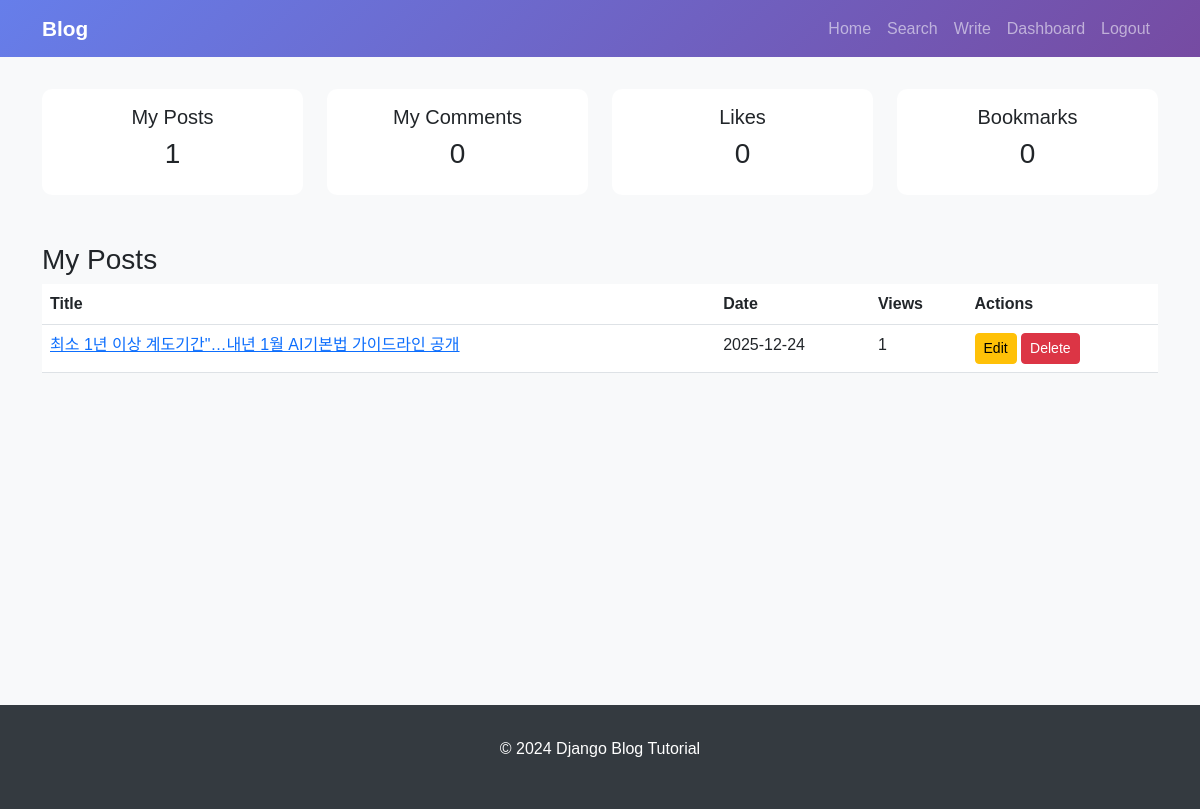
Screenshot of /blog/dashboard/ (signed in) with the database file from the repository.
### blog/models.py (models this page shows, shortened)
class Post(models.Model):
    title=models.CharField(max_length=200)
    content=models.TextField()
    author=models.ForeignKey(User, on_delete=models.CASCADE, related_name='posts')
    category = models.ForeignKey(Category, on_delete=models.SET_NULL, null=True,
                                 blank=True, related_name='posts')
    tags = models.ManyToManyField(Tag, blank=True, related_name='posts')
    created_at = models.DateTimeField(auto_now_add=True) # 생성시간 딱 한번만
    updated_at = models.DateTimeField(auto_now=True) # 수정 시간 자동갱신
    published = models.BooleanField(default=False)
    views = models.IntegerField(default=0) # 조회수
    class Meta:
        ordering = ['-created_at']

### blog/views.py (the view)
# urls.py: path('dashboard/', views.dashboard, name='dashboard'),
@login_required
def dashboard(request):
    my_posts = Post.objects.filter(author=request.user)
    my_comments = Comment.objects.filter(author=request.user)
    my_likes = Like.objects.filter(user=request.user)
    my_bookmarks = Bookmark.objects.filter(user=request.user)
    context = {
        'my_posts': my_posts,
        'my_comments': my_comments,
        'my_likes': my_likes,
        'my_bookmarks': my_bookmarks,
    }
    return render(request, 'blog/dashboard.html', context)

### templates/blog/dashboard.html (shortened to what this page needs)
{% extends 'blog/base.html' %}
{% block content %}
<div class="row mb-4">
    <div class="col-md-3">
        <div class="card text-center">
            <div class="card-body">
                <h5>My Posts</h5>
                <p class="h3">{{ my_posts.count }}</p>
            </div>
        </div>
    </div>
    <div class="col-md-3">
        <div class="card text-center">
            <div class="card-body">
                <h5>My Comments</h5>
                <p class="h3">{{ my_comments.count }}</p>
            </div>
        </div>
    </div>
    <div class="col-md-3">
        <div class="card text-center">
            <div class="card-body">
                <h5>Likes</h5>
                <p class="h3">{{ my_likes.count }}</p>
            </div>
        </div>
    </div>
    <div class="col-md-3">
        <div class="card text-center">
            <div class="card-body">
                <h5>Bookmarks</h5>
                <p class="h3">{{ my_bookmarks.count }}</p>
            </div>
        </div>
    </div>
</div>
<h3 class="mt-5">My Posts</h3>
{% if my_posts %}
    <table class="table">
        <thead>
            <tr>
                <th>Title</th>
                <th>Date</th>
                <th>Views</th>
                <th>Actions</th>
            </tr>
        </thead>
        <tbody>
            {% for post in my_posts %}
                <tr>
                    <td><a href="{% url 'blog:post_detail' post.pk %}">{{ post.title }}</a></td>
                    <td>{{ post.created_at|date:"Y-m-d" }}</td>
                    <td>{{ post.views }}</td>
                    <td>
                        <a href="{% url 'blog:post_edit' post.pk %}" class="btn btn-sm btn-warning">Edit</a>
                        <a href="{% url 'blog:post_delete' post.pk %}" class="btn btn-sm btn-danger">Delete</a>
                    </td>
                </tr>
            {% endfor %}
        </tbody>
    </table>
{% else %}
    <p class="alert alert-info">No posts yet. <a href="{% url 'blog:post_create' %}">Write one</a></p>
{% endif %}
{% endblock %}

### templates/blog/base.html (style rules this page uses)
body { font-family: 'Arial', sans-serif; background-color: #f8f9fa; }
.card { transition: transform 0.3s, box-shadow 0.3s; border: none; border-radius: 10px; }

### rows the page displays
Post: title "최소 1년 이상 계도기간\"…내년 1월 AI기본법 가이드라인 공개", created_at "2025-12-24", views "1"

### other values shown
{{ my_posts.count }} "1"
{{ my_comments.count }} "0"
{{ my_likes.count }} "0"
{{ my_bookmarks.count }} "0"
